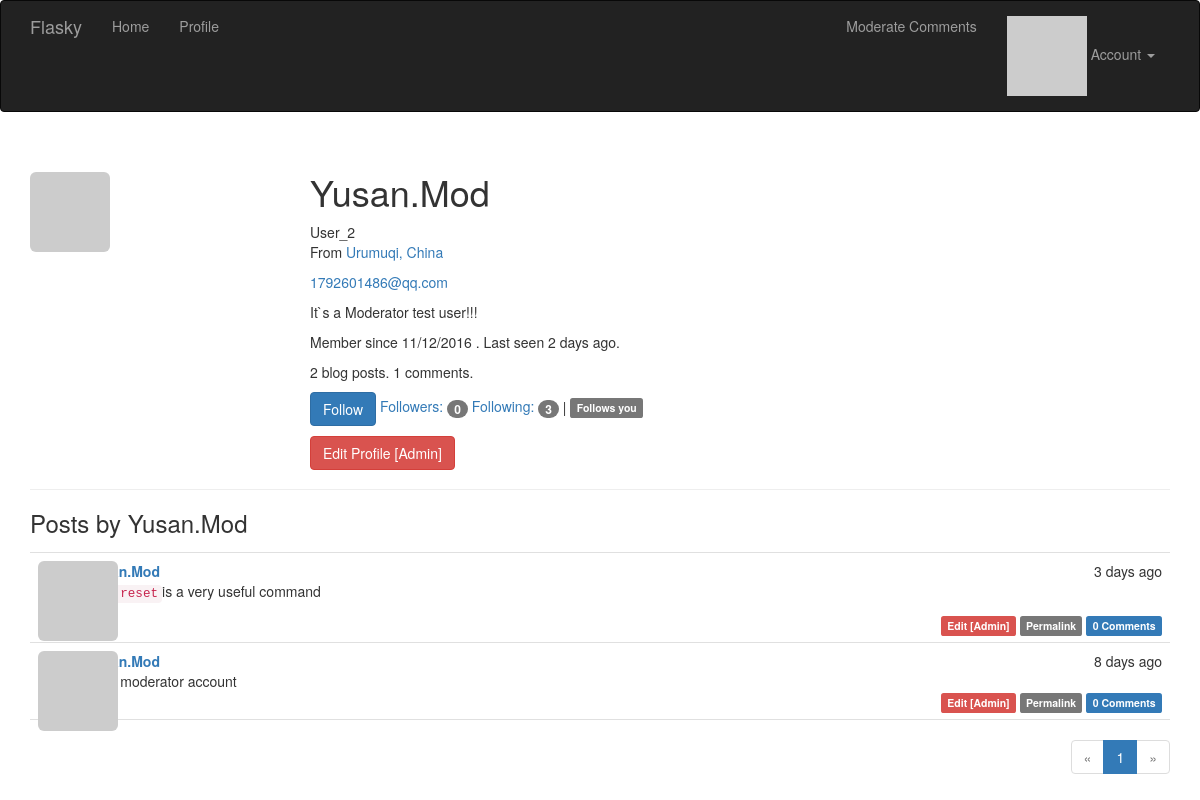
/user/Yusan.Mod (signed in), run on the app's committed database.
### app/models.py (models this page shows, shortened)
class User(UserMixin,db.Model):
	__tablename__ = 'users'
	id = db.Column(db.Integer, primary_key = True)
	email = db.Column(db.String(64),unique = True, index = True)
	username = db.Column(db.String(64), unique = True, index = True)
	role_id = db.Column(db.Integer, db.ForeignKey('roles.id'))
	password_hash = db.Column(db.String(128))
	confirmed = db.Column(db.Boolean, default = False)
	name = db.Column(db.String(64))
	location = db.Column(db.String(64))
	about_me = db.Column(db.Text())				#the different about Text() and String() is  Text don`t have to set Maximun length
	member_since = db.Column(db.DateTime(), default = datetime.utcnow)
	last_seen = db.Column(db.DateTime(), default = datetime.utcnow)
	avatar_hash = db.Column(db.String(32))
	posts = db.relationship('Post',backref = 'author', lazy = 'dynamic')
	followed = db.relationship('Follow',
								foreign_keys = [Follow.follower_id],
								backref = db.backref('follower', lazy = 'joined'),
								lazy = 'dynamic',
								cascade = 'all, delete-orphan')
	followers = db.relationship('Follow',
								foreign_keys = [Follow.followed_id],
								backref = db.backref('followed', lazy = 'joined'),
								lazy = 'dynamic',
								cascade = 'all, delete-orphan')
	comments = db.relationship('Comment', backref = 'author', lazy = 'dynamic')
	@property
	def password(self):
		raise AttributeError('password is not readable attribute')
	def can(self, permissions):
		return self.role is not None and (self.role.permissions & permissions) == permissions
	def is_administrator(self):
		return self.can(Permission.ADMINISTER)
	def ping(self):
		self.last_seen = datetime.utcnow()
		db.session.add(self)
	def gravatar(self, size=100, default = 'identicon', rating = 'g'):
		if request.is_secure:
			url = 'https://secure.gravatar.com/avatar'
		else:
			url = 'http://www.gravatar.com/avatar'
		hash = self.avatar_hash or hashlib.md5(self.email.encode('utf-8')).hexdigest()
		return '{url}/{hash}?s={size}&d={default}&r={rating}'.format(
			url = url, hash = hash, size = size, default = default, rating = rating)
	def is_following(self, user):
		return self.followed.filter_by(
			followed_id = user.id).first() is not None

class Post(db.Model):
	__tablename__ = 'posts'
	id = db.Column(db.Integer, primary_key=True)
	body = db.Column(db.Text)
	body_html = db.Column(db.Text)
	timestamp = db.Column(db.DateTime, index = True, default = datetime.utcnow)
	author_id = db.Column(db.Integer, db.ForeignKey('users.id'))
	comments = db.relationship('Comment', backref = 'post', lazy = 'dynamic')

### app/main/views.py (the view)
@main.route('/user/<username>')
@login_required
def user(username):
	user = User.query.filter_by(username = username).first_or_404()
	page = request.args.get('page', 1, type = int)
	pagination = user.posts.order_by(Post.timestamp.desc()).paginate(
		page, per_page = current_app.config['FLASKY_POSTS_PER_PAGE'], error_out=False)
	posts = pagination.items
	return render_template('user.html', user = user, posts = posts,
							pagination = pagination)

### app/auth/views.py (called while the page is built)
@auth.before_app_request
def before_request():
	if current_user.is_authenticated:
		current_user.ping()
		if not current_user.confirmed and request.endpoint[:5] != 'auth.' and request.endpoint != 'static':
			return redirect(url_for('auth.unconfirmed'))

### app/main/__init__.py (called while the page is built)
@main.app_context_processor
def inject_permission():
	return dict(Permission = Permission)

### app/models.py (called while the page is built)
@login_manager.user_loader
def load_user(user_id):
	return User.query.get(int(user_id))

### app/templates/user.html (shortened to what this page needs)
{% extends "base.html" %}
{% import "_macros.html" as macros %}
{% block page_content %}
<div class="page-header">
	<img class="img-rounded profile-thumbnail" src="{{ user.gravatar(size = 256) }}">
	<div class="profile-header">
		<h1>{{ user.username }}</h1>
		{% if user.name or user.location %}
		<p>
			{% if user.name %}{{ user.name }}<br>{% endif %}
			{% if user.location %}
				From <a href="http://maps.google.com/?q={{ user.location }}">{{ user.location }}</a><br>
			{% endif %}
		</p>
		{% endif %}
		{% if current_user.is_administrator() or user == current_user %}
		<p><a href="mailto:{{ user.email }}">{{ user.email }}</a></p>
		{% endif %}
		{% if user.about_me %}<p>{{ user.about_me }}</p>{% endif %}
		<p>
			Member since {{ moment(user.member_since).format('L') }}
			. Last seen {{ moment(user.last_seen).fromNow() }}.
		</p>
		<p>{{ user.posts.count() }} blog posts. {{ user.comments.count() }} comments.</p>
		<p>
			{% if current_user.can(Permission.FOLLOW) and user != current_user %}
					{% if not current_user.is_following(user) %}
					<a href="{{ url_for('.follow', username=user.username) }}" class="btn btn-primary">Follow</a>
					{% else %}
					<a href="{{ url_for('.unfollow', username=user.username) }}" class="btn btn-default">Unfollow</a>
					{% endif %}
			{% endif %}
			<a href="{{ url_for('.followers', username=user.username) }}">Followers: <span class="badge">{{ user.followers.count() - 1 }}</span></a>
			<a href="{{ url_for('.followed_by', username=user.username) }}">Following: <span class="badge">{{ user.followed.count() - 1 }}</span></a>
			{% if current_user.is_authenticated and user != current_user and user.is_following(current_user) %}
			| <span class="label label-default">Follows you</span>
			{% endif %}
		</p>
		<p>
			{% if current_user.is_administrator() %}
			<a class="btn btn-danger" href="{{ url_for('.edit_profile_admin', id = user.id) }}">Edit Profile [Admin]</a>
			{% endif %}
		</p>
	</div>
</div>
<h3>Posts by {{ user.username }}</h3>
{% include '_posts.html' %}
{% if pagination %}
<div class="pagination">
	{{ macros.pagination_widget(pagination, '.user', username = user.username) }}
</div>
{% endif %}
{% endblock %}

### app/templates/_posts.html
<ul class="posts">
    {% for post in posts %}
    <li class="post">
        <div class="post-thumbnail">
            <a href="{{ url_for('.user', username=post.author.username) }}">
                <img class="img-rounded profile-thumbnail" src="{{ post.author.gravatar(size=40) }}">
            </a>
        </div>
        <div class="post-content">
            <div class="post-date">{{ moment(post.timestamp).fromNow() }}</div>
            <div class="post-author"><a href="{{ url_for('.user', username=post.author.username) }}">{{ post.author.username }}</a></div>
            <div class="post-body">
                {% if post.body_html %}
                    {{ post.body_html | safe }}
                {% else %}
                    {{ post.body }}
                {% endif %}
            </div>
            <div class="post-footer">
                {% if current_user == post.author %}
                <a href="{{ url_for('.edit', id = post.id) }}">
                    <span class="label label-primary">Edit</span>
                </a>
                {% elif current_user.is_administrator() %}
                <a href="{{ url_for('.edit', id = post.id) }}">
                    <span class="label label-danger">Edit [Admin]</span>
                </a>
                {% endif %}
                <a href="{{ url_for('.post', id = post.id) }}">
                    <span class="label label-default">Permalink</span>
                </a>
                <a href="{{ url_for('.post', id = post.id) }}#comments">
                    <span class="label label-primary">
                        {{ post.comments.count() }} Comments
                    </span>
                </a>
            </div>
        </div>
    </li>
    {% endfor %}
</ul>

### app/static/styles.css (style rules this page uses)
.profile-thumbnail { position: absolute; }
.profile-header { min-height: 260px; margin-left: 280px; }
ul.posts { list-style-type: none; padding: 0px; margin: 16px 0px 0px 0px; border-top: 1px solid #e0e0e0; }
ul.posts li.post { padding: 8px; border-bottom: 1px solid #e0e0e0; }
div.post-date { float: right; }
div.post-author { font-weight: bold; }
div.post-thumbnail { position: absolute; }
div.post-content { margin-left: 48px; min-height: 48px; }
div.post-footer { text-align: right; }
div.pagination { width: 100%; text-align: right; padding: 0px; margin: 0px; }

### data on the page
User: username "Yusan.Mod", name "User_2", location "Urumuqi, China", email "1792601486@qq.com", about_me "It`s a Moderator test user!!!", member_since "11/12/2016", last_seen "2 days ago"
Post: timestamp "3 days ago", author.username "Yusan.Mod", body_html "git reset is a very useful command", comments.count "0"
Post: timestamp "8 days ago", author.username "Yusan.Mod", body "it`s a moderator account", comments.count "0"

### other printed values
{{ user.posts.count() }} "2"
{{ user.comments.count() }} "1"
{{ user.followers.count() - 1 }} "0"
{{ user.followed.count() - 1 }} "3"
{{ p }} "1"
